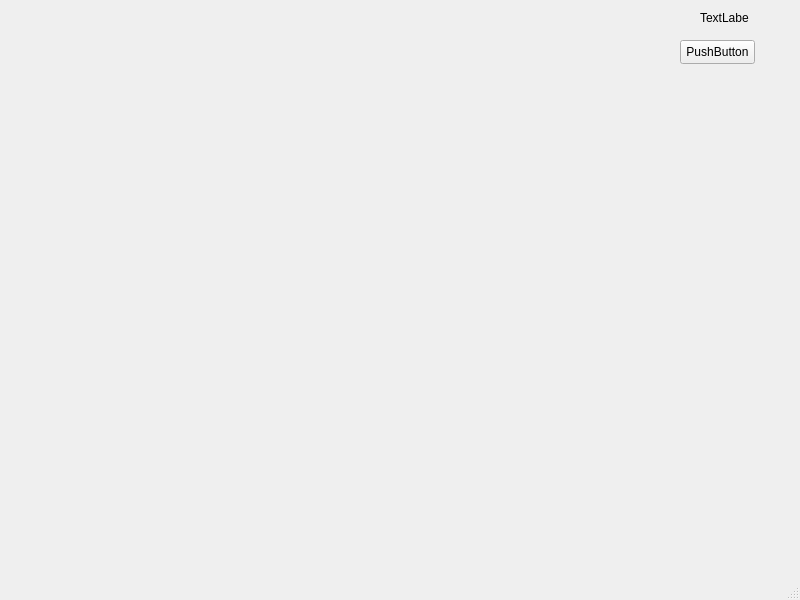
<?xml version="1.0" encoding="UTF-8"?>
<ui version="4.0">
 <class>MainWindow</class>
 <widget class="QMainWindow" name="MainWindow">
  <property name="geometry">
   <rect>
    <x>0</x>
    <y>0</y>
    <width>800</width>
    <height>600</height>
   </rect>
  </property>
  <property name="windowTitle">
   <string>MainWindow</string>
  </property>
  <widget class="QWidget" name="centralwidget">
   <widget class="QPushButton" name="pushButton">
    <property name="geometry">
     <rect>
      <x>680</x>
      <y>40</y>
      <width>75</width>
      <height>24</height>
     </rect>
    </property>
    <property name="text">
     <string>PushButton</string>
    </property>
   </widget>
   <widget class="QLabel" name="lblCount">
    <property name="geometry">
     <rect>
      <x>700</x>
      <y>10</y>
      <width>49</width>
      <height>16</height>
     </rect>
    </property>
    <property name="text">
     <string>TextLabel</string>
    </property>
   </widget>
  </widget>
  <widget class="QMenuBar" name="menubar">
   <property name="geometry">
    <rect>
     <x>0</x>
     <y>0</y>
     <width>800</width>
     <height>22</height>
    </rect>
   </property>
  </widget>
  <widget class="QStatusBar" name="statusbar"/>
 </widget>
 <resources/>
 <connections/>
</ui>
